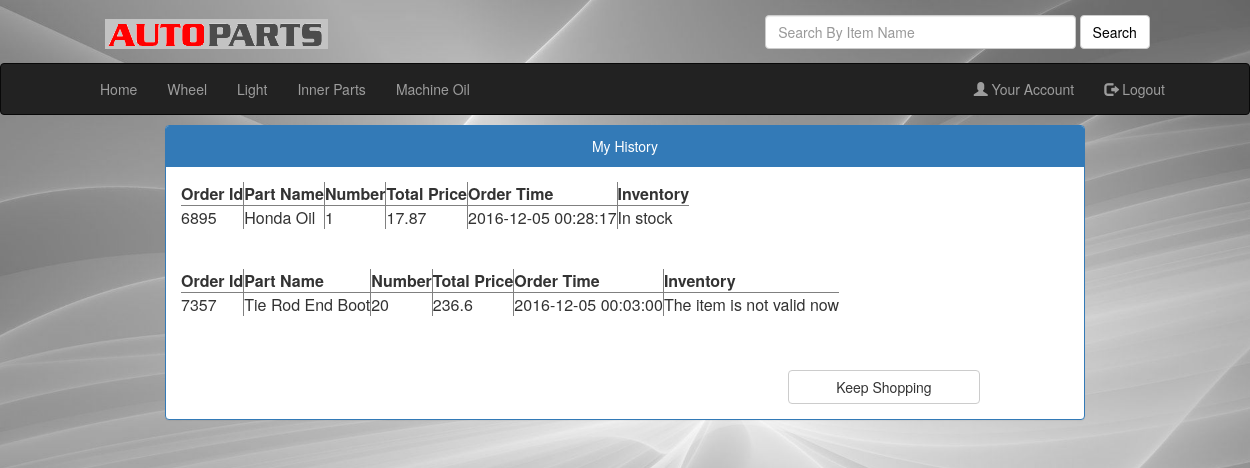
/history.php (signed in), run on the app's committed database.
### tables this page shows
CREATE TABLE IF NOT EXISTS `orders` (
  `userid` int(11) NOT NULL,
  `orderid` int(11) NOT NULL
);

CREATE TABLE IF NOT EXISTS `orderdetails` (
  `orderid` int(11) NOT NULL,
  `partid` int(11) NOT NULL,
  `partname` varchar(60) NOT NULL,
  `number` int(11) NOT NULL,
  `totalprice` float NOT NULL,
  `inventory` int(11) NOT NULL,
  `ordertime` timestamp NOT NULL DEFAULT CURRENT_TIMESTAMP
);

### history.php (the view, shortened to what this page needs)
<?php
$user = unserialize($_SESSION['user']);
?>
<head>
    <link href="css/bootstrap.min.css" rel="stylesheet"/>
</head>
<body>
<div class="container-fluid" style= "width: 1240px;text-align:center;">
    <div class="row" style="height:60px; margin-left: 50px;">
        <div class="col-xs-3" style="margin-top: 5px;">
            <a href="index.php"><img src="img/logo1.png" style="margin-top: 14px;"/></a>
        </div>
        <div class="col-xs-6" style="margin-left: 280px;">
            <form class="form-inline" role="form" style="margin-top: 14px;margin-left: 40px;" action="searchName.php" method="get">
                <input type="text" class="form-control" style="width: 60%" name="name" placeholder="Search By Item Name">
                <button type="submit" class="btn btn-default" style="color: black;">Search</button>
            </form>
        </div>
    </div>
</div>
<nav class="navbar navbar-inverse" style="margin: 0px;">
    <div class="container-fluid" style= "width: 1140px;text-align:center;">
        <div class="collapse navbar-collapse" id="myNavbar">
            <ul class="nav navbar-nav">
                <li><a href="index.php">Home</a></li>
                <li><a  href="position.php?position=Wheel">Wheel</a></li>
                <li><a  href="position.php?position=Light">Light</a></li>
                <li><a  href="position.php?position=Inner Parts">Inner Parts</a></li>
                <li><a  href="position.php?position=Machine Oil">Machine Oil</a></li>
            </ul>
            <ul class="nav navbar-nav navbar-right">
                <li><a href="account.php"><span class="glyphicon glyphicon-user"></span> Your Account</a></li>
                <li><a href="login.php?type=2"><span class="glyphicon glyphicon-log-out"></span> Logout</a></li>
            </ul>
        </div>
    </div>
</nav>
<div class="container-fluid" style= "width: 1140px;text-align:center;">
    <div class="row">
        <div class="col-sm-offset-1 col-sm-10" style="margin-top: 10px;">
            <div class="panel panel-primary">
                <div class="panel-heading">My History</div>
					<div class="panel-body">
                        <form class="form-horizontal" role="form" action="checkout.php" method="post" >
                            <?php
                            $dbhost = "localhost";
							$dbuser = "root";
							$dbpass = "root";
							$dbname = "test";
							$con = mysqli_connect($dbhost, $dbuser, $dbpass,$dbname);
							if (!$con)
							{
							echo "Failed to connect to MySQL: ";
							}
							else{
							$sql = "select * from orders where userid = $user->id;";
							$result = mysqli_query($con,$sql) or die('MySQL query error');
								while($row = mysqli_fetch_array($result))
								{
								$orderid=$row['orderid'];
								$sql1 = "select * from orderdetails where orderid = $orderid order by ordertime ;";
								$result1 = mysqli_query($con,$sql1) or die('MySQL query11 error');
								echo "<table class='myTable' id='myTable' rules='all'><tr><th>Order Id</th><th>Part Name</th><th>Number</th><th>Total Price</th><th>Order Time</th><th>Inventory</th></tr>";
								while($row1 = mysqli_fetch_array($result1)){
									if($row1['inventory']>0){$now = "In stock";}
									else{$now = "The item is not valid now";}
								echo "<tr><td>" . $row1['orderid'] . "</td><td>" . $row1['partname'] . "</td><td>" . $row1['number'] . "</td><td>" . $row1['totalprice'] . "</td><td>". $row1['ordertime'] . "</td><td>". $now . "</td></tr>" ;
								}
								echo "</table>"."<br>"."<br>";
								}
								}
                                ?>
                        </form>
                    <div class="col-sm-offset-8 col-sm-3">
                        <a href="index.php"><button class="btn btn-default btn-block">Keep Shopping</button></a>
                    </div>
                </div>
            </div>
        </div>
    </div>
</div>

### history.php (style rules this page uses)
body { background-image:url('img/bg4.jpg'); background-size:cover; }

### data on the page
orderdetails: orderid "6895", partname "Honda Oil", number "1", totalprice "17.87", ordertime "2016-12-05 00:28:17", inventory "In stock"
orderdetails: orderid "7357", partname "Tie Rod End Boot", number "20", totalprice "236.6", ordertime "2016-12-05 00:03:00", inventory "The item is not valid now"
